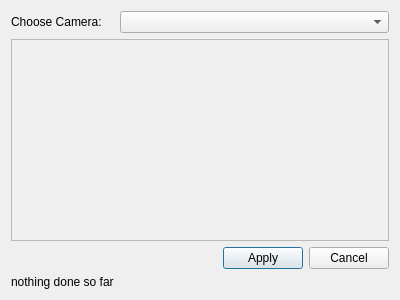
<?xml version="1.0" encoding="UTF-8"?>
<ui version="4.0">
 <class>SkyeCameraReconfigure</class>
 <widget class="QDialog" name="SkyeCameraReconfigure">
  <property name="geometry">
   <rect>
    <x>0</x>
    <y>0</y>
    <width>400</width>
    <height>300</height>
   </rect>
  </property>
  <property name="windowTitle">
   <string>Dialog</string>
  </property>
  <layout class="QFormLayout" name="formLayout">
   <property name="fieldGrowthPolicy">
    <enum>QFormLayout::AllNonFixedFieldsGrow</enum>
   </property>
   <item row="0" column="0">
    <widget class="QLabel" name="cameraLabel">
     <property name="text">
      <string>Choose Camera:</string>
     </property>
    </widget>
   </item>
   <item row="0" column="1">
    <widget class="QComboBox" name="cameraComboBox"/>
   </item>
   <item row="1" column="0" colspan="2">
    <widget class="QScrollArea" name="scrollArea">
     <property name="widgetResizable">
      <bool>true</bool>
     </property>
     <widget class="QWidget" name="scrollAreaWidgetContents">
      <property name="geometry">
       <rect>
        <x>0</x>
        <y>0</y>
        <width>380</width>
        <height>76</height>
       </rect>
      </property>
      <widget class="QWidget" name="layoutWidget">
       <property name="geometry">
        <rect>
         <x>70</x>
         <y>30</y>
         <width>191</width>
         <height>16</height>
        </rect>
       </property>
       <layout class="QVBoxLayout" name="groupBoxVerticalLayout"/>
      </widget>
     </widget>
    </widget>
   </item>
   <item row="2" column="1">
    <layout class="QHBoxLayout" name="horizontalLayout_3">
     <item>
      <spacer name="horizontalSpacer">
       <property name="orientation">
        <enum>Qt::Horizontal</enum>
       </property>
       <property name="sizeHint" stdset="0">
        <size>
         <width>40</width>
         <height>20</height>
        </size>
       </property>
      </spacer>
     </item>
     <item>
      <widget class="QPushButton" name="applyButton">
       <property name="text">
        <string>Apply</string>
       </property>
      </widget>
     </item>
     <item>
      <widget class="QPushButton" name="cancelButton">
       <property name="text">
        <string>Cancel</string>
       </property>
      </widget>
     </item>
    </layout>
   </item>
   <item row="5" column="0">
    <widget class="QLabel" name="lastActionLabel">
     <property name="text">
      <string>nothing done so far</string>
     </property>
    </widget>
   </item>
  </layout>
 </widget>
 <resources/>
 <connections/>
</ui>
